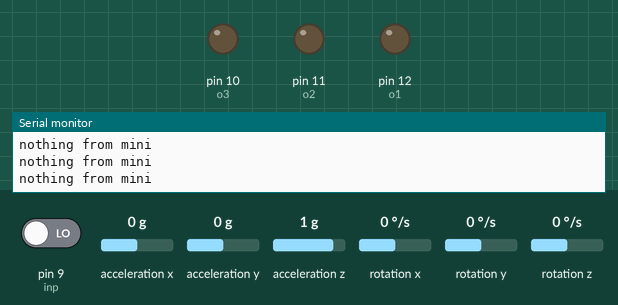
Recording of a sketch running on a simulated Arduino Uno, built with avr-gcc and run on an emulated ATmega328P. Shown: output pins drawn as LEDs (lit = HIGH), the last lines printed to the serial monitor. Inputs (shaded band) come from the test bench; at power-on: pin 9 (inp) LOW, acceleration x 0 g, acceleration y 0 g, acceleration z 1 g, rotation x 0 °/s, rotation y 0 °/s, rotation z 0 °/s.

Above: at 1.2 s.
1.3 s: pin 9 (inp) driven HIGH
3.2 s: acceleration x set to -0.3 g
6.2 s: acceleration x set to -0.6 g
At 7.2 s:
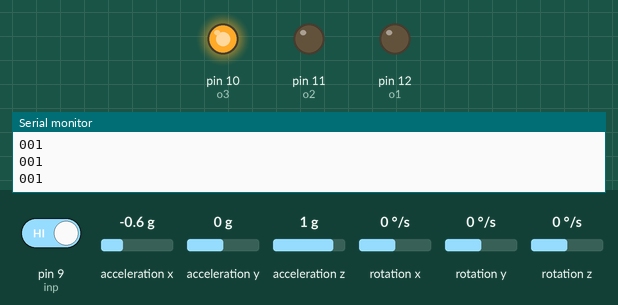
7.7 s: acceleration y set to -0.7 g
9.2 s: acceleration y set to -1 g
At 10.4 s:
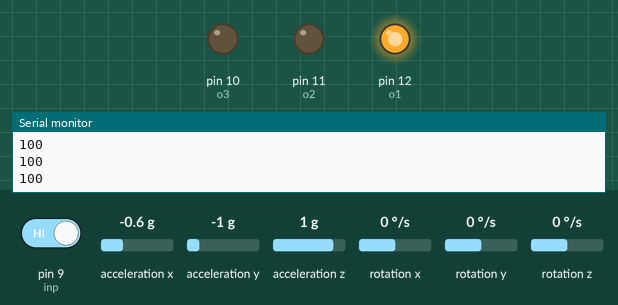
10.7 s: acceleration x set to 0.5 g
12.2 s: acceleration x set to 0.8 g
At 12.8 s:
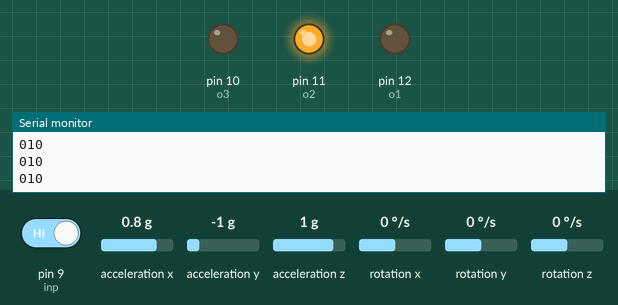
Timing chart, 0 to 14.7 s (numbered marks = the images above; inputs shaded):
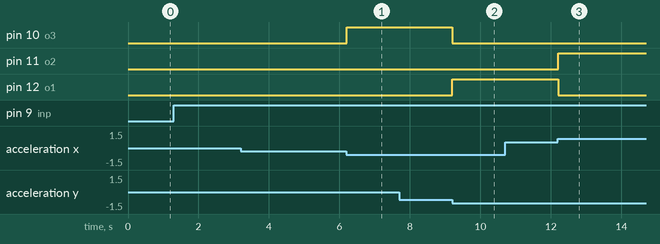

The sketch:

mpu6050_gesture.ino
```cpp
#include <MPU6050_tockn.h>
#include <Wire.h>

MPU6050 mpu6050(Wire);

float xAxis;
float yAxis;
int in;

int o1 = 12;
int o2 = 11;
int o3 = 10;
int inp = 9;

void setup() {
  Serial.begin(9600);
  Wire.begin();
  mpu6050.begin();
  pinMode(o1,OUTPUT);
  pinMode(o2,OUTPUT);
  pinMode(o3,OUTPUT);
  pinMode(inp,INPUT);
}

void loop() {
  mpu6050.update();
  xAxis = mpu6050.getAngleX();
  yAxis = mpu6050.getAngleY();
  in = digitalRead(inp);
  if(in == HIGH){
    if(yAxis >= 25){
      digitalWrite(o1,LOW);
      digitalWrite(o2,LOW);
      digitalWrite(o3,HIGH);
      Serial.println("001");
    }
    else if(yAxis <= -25){
      digitalWrite(o1,LOW);
      digitalWrite(o2,HIGH);
      digitalWrite(o3,LOW);
      Serial.println("010");
    }
    else if(xAxis >= 25){
      digitalWrite(o1,LOW);
      digitalWrite(o2,HIGH);
      digitalWrite(o3,HIGH);
      Serial.println("011");
    }
    else if(xAxis <= -25){
      digitalWrite(o1,HIGH);
      digitalWrite(o2,LOW);
      digitalWrite(o3,LOW);
      Serial.println("100");
    }
    else{
      digitalWrite(o1,LOW);
      digitalWrite(o2,LOW);
      digitalWrite(o3,LOW);
      Serial.println("no movement");
    }
    }
   else{
      digitalWrite(o1,LOW);
      digitalWrite(o2,LOW);
      digitalWrite(o3,LOW);

      Serial.println("nothing from mini");
    }

}
```

Measured:
- the behaviour switches between -0.4 and -0.5 g on acceleration x (found by bisection; images 0 and 1)
- the behaviour switches between -0.8 and -0.9 g on acceleration y (found by bisection; images 1 and 2)
- the behaviour switches between 0.6 and 0.7 g on acceleration x (found by bisection; images 2 and 3)
- after the input at 6.2 s, pin 10 (o3): LOW → HIGH at once
- after the input at 9.2 s, pin 10 (o3): HIGH → LOW at once; pin 12 (o1): LOW → HIGH at once
- after the input at 12.2 s, pin 11 (o2): LOW → HIGH at once; pin 12 (o1): HIGH → LOW at once
